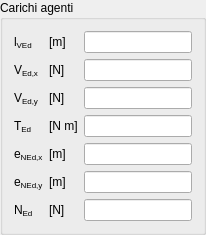
              <widget class="QGroupBox" name="LoadGBox">
               <property name="title">
                <string>Carichi agenti</string>
               </property>
               <layout class="QGridLayout" name="gridLayout_24">
                <item row="3" column="0">
                 <widget class="QLabelRichName" name="TEdLabel">
                  <property name="text">
                   <string>T&lt;span style=&quot;vertical-align:sub;&quot;&gt;Ed&lt;/span&gt;</string>
                  </property>
                 </widget>
                </item>
                <item row="2" column="2">
                 <widget class="QLineEditValue" name="VEdYLEdit"/>
                </item>
                <item row="1" column="1">
                 <widget class="QLabelUnitMeasure" name="VEdXUMLabel">
                  <property name="text">
                   <string>[N]</string>
                  </property>
                 </widget>
                </item>
                <item row="1" column="0">
                 <widget class="QLabelRichName" name="VEdXLabel">
                  <property name="text">
                   <string>V&lt;span style=&quot;vertical-align:sub;&quot;&gt;Ed,x&lt;/span&gt;</string>
                  </property>
                 </widget>
                </item>
                <item row="1" column="2">
                 <widget class="QLineEditValue" name="VEdXLEdit"/>
                </item>
                <item row="2" column="0">
                 <widget class="QLabelRichName" name="VEdYLabel">
                  <property name="text">
                   <string>V&lt;span style=&quot;vertical-align:sub;&quot;&gt;Ed,y&lt;/span&gt;</string>
                  </property>
                 </widget>
                </item>
                <item row="2" column="1">
                 <widget class="QLabelUnitMeasure" name="VEdYUMLabel">
                  <property name="text">
                   <string>[N]</string>
                  </property>
                 </widget>
                </item>
                <item row="5" column="1">
                 <widget class="QLabelUnitMeasure" name="eNEdYUMLabel">
                  <property name="text">
                   <string>[m]</string>
                  </property>
                 </widget>
                </item>
                <item row="3" column="2">
                 <widget class="QLineEditValue" name="TEdLEdit"/>
                </item>
                <item row="4" column="2">
                 <widget class="QLineEditValue" name="eNEdXLEdit"/>
                </item>
                <item row="3" column="1">
                 <widget class="QLabelUnitMeasure" name="TEdUMLabel">
                  <property name="text">
                   <string>[N m]</string>
                  </property>
                 </widget>
                </item>
                <item row="5" column="0">
                 <widget class="QLabelRichName" name="eNEdYLabel">
                  <property name="text">
                   <string>e&lt;span style=&quot;vertical-align:sub;&quot;&gt;NEd,y&lt;/span&gt;</string>
                  </property>
                 </widget>
                </item>
                <item row="4" column="0">
                 <widget class="QLabelRichName" name="eNEdXLabel">
                  <property name="text">
                   <string>e&lt;span style=&quot;vertical-align:sub;&quot;&gt;NEd,x&lt;/span&gt;</string>
                  </property>
                 </widget>
                </item>
                <item row="4" column="1">
                 <widget class="QLabelUnitMeasure" name="eNEdXUMLabel">
                  <property name="text">
                   <string>[m]</string>
                  </property>
                 </widget>
                </item>
                <item row="5" column="2">
                 <widget class="QLineEditValue" name="eNEdYLEdit"/>
                </item>
                <item row="6" column="2">
                 <widget class="QLineEditValue" name="NEdLEdit"/>
                </item>
                <item row="6" column="0">
                 <widget class="QLabelRichName" name="NEdLabel">
                  <property name="text">
                   <string>N&lt;span style=&quot;vertical-align:sub;&quot;&gt;Ed&lt;/span&gt;</string>
                  </property>
                 </widget>
                </item>
                <item row="6" column="1">
                 <widget class="QLabelUnitMeasure" name="NEdUMLabel">
                  <property name="text">
                   <string>[N]</string>
                  </property>
                 </widget>
                </item>
                <item row="0" column="0">
                 <widget class="QLabelRichName" name="lVEdLabel">
                  <property name="text">
                   <string>l&lt;span style=&quot;vertical-align:sub;&quot;&gt;VEd&lt;/span&gt;</string>
                  </property>
                 </widget>
                </item>
                <item row="0" column="1">
                 <widget class="QLabelUnitMeasure" name="lVEdUMLabel">
                  <property name="text">
                   <string>[m]</string>
                  </property>
                 </widget>
                </item>
                <item row="0" column="2">
                 <widget class="QLineEditValue" name="lVEdLEdit"/>
                </item>
               </layout>
              </widget>
